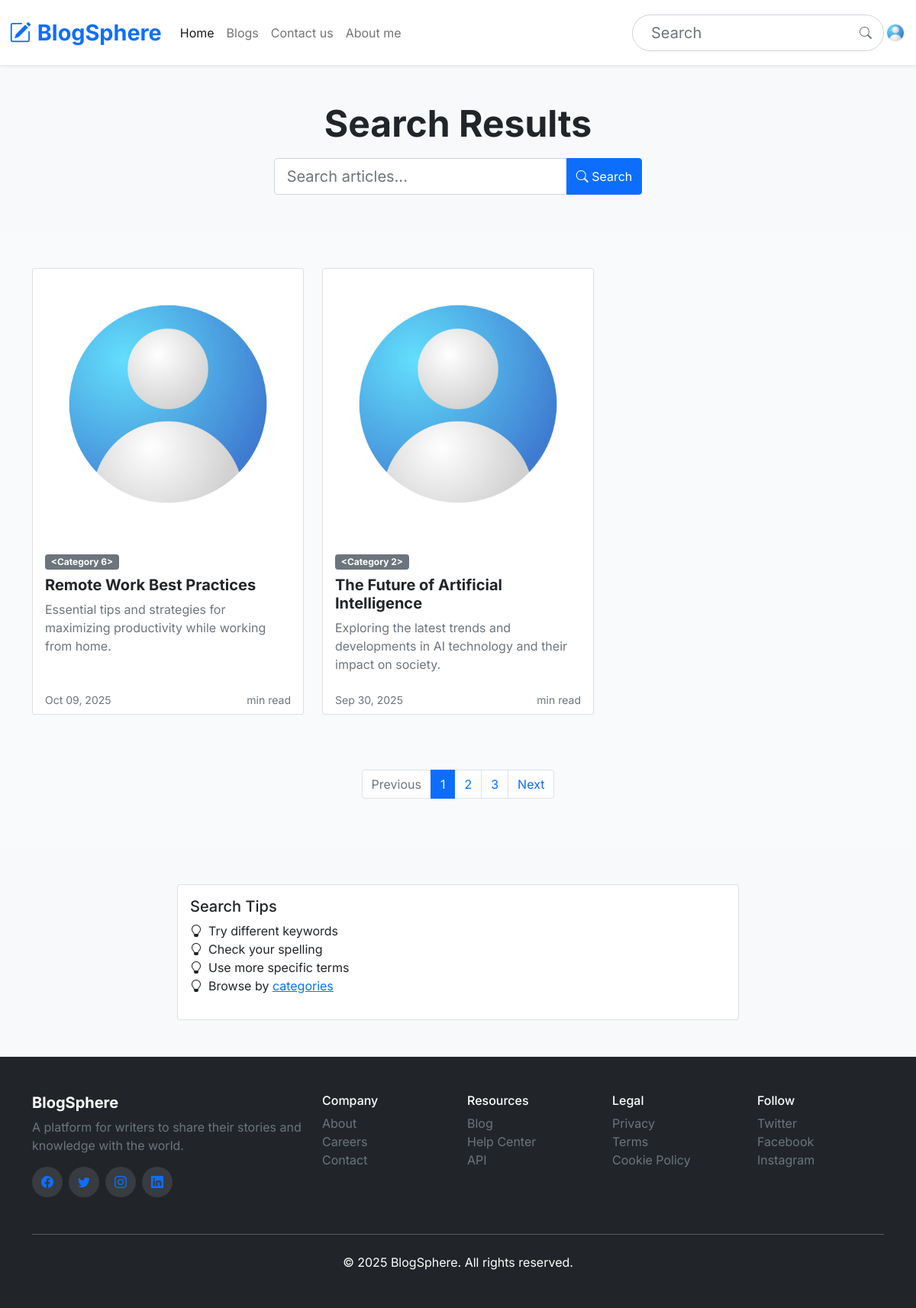
Page /search (signed in) on the committed database.
### app/models/user.py (models this page shows, shortened)
class User(UserMixin, db.Model):
    id = db.Column(db.Integer, primary_key=True)
    email = db.Column(db.String(50), unique=True, nullable=False)
    username = db.Column(db.String(50),unique=True, nullable=False)
    password = db.Column(db.String(255), unique=True, nullable=False)
    created_at = db.Column(db.DateTime, default=datetime.utcnow)
    first_name = db.Column(db.String(50))
    last_name = db.Column(db.String(50))
    avatar = db.Column(db.String(100), default='avatar/default-user.jpg')
    bio = db.Column(db.Text)
    location = db.Column(db.String(100))
    website = db.Column(db.String(200))
    twitter_url = db.Column(db.String(200))
    linkedin_url = db.Column(db.String(200))
    github_url = db.Column(db.String(200))
    instagram_url = db.Column(db.String(200))
    newsletter = db.Column(db.Boolean, default=True)
    public_profile = db.Column(db.Boolean, default=True)
    email_notifications = db.Column(db.Boolean, default=True)
    last_seen = db.Column(db.DateTime, default=datetime.utcnow)
    profile_updated_at = db.Column(db.DateTime, default=datetime.utcnow)
    posts = db.relationship('BlogPost', backref='author', lazy=True)

### app/models/posts.py (models this page shows, shortened)
class BlogPost(db.Model):
    sno = db.Column(db.Integer, primary_key=True)
    excerpt = db.Column(db.String(300), nullable=False)
    slug = db.Column(db.String(255), nullable=False)
    title = db.Column(db.String(120), nullable=False)
    category_id = db.Column(db.Integer, db.ForeignKey('category.id'), nullable=False)
    content = db.Column(db.Text, nullable=False)
    meta_description = db.Column(db.String(160), nullable=False)
    thumbnail = db.Column(db.String(50),nullable=False)
    status = db.Column(db.String(40), nullable=False)
    views = db.Column(db.Integer, default=0)
    comments_count = db.Column(db.Integer, default=0)
    publish_date = db.Column(db.DateTime, nullable=True)
    created_at = db.Column(db.DateTime, nullable=False, default=datetime.utcnow)
    user_id = db.Column(db.Integer, db.ForeignKey('user.id'), nullable=False)
    comments = db.relationship('Comment', backref='post', lazy=True)

### app/routes/main_bp.py (the view)
@main_bp.route('/search')
def search():
    query = request.args.get('q', '').strip()
    page = request.args.get('page', 1, type=int)
    per_page = params["no_of_per_page"]
    results = BlogPost.query.filter_by(status='published').order_by(
        BlogPost.publish_date.desc()
    )
    if query:
        results = results.filter(
            (BlogPost.title.ilike(f'%{query}%')) |
            (BlogPost.content.ilike(f'%{query}%')))
    results = results.paginate(page=page, per_page=per_page, error_out=False)
    return render_template('search.html',
                            params=params,
                             results=results,
                             query=query,
                             search_performed=True)

### app/templates/search.html (shortened to what this page needs)
{% extends 'components/layout.html' %}
{% block body %}
    <section class="search-header py-5 bg-light">
        <div class="container">
            <div class="row justify-content-center">
                <div class="col-lg-8 text-center">
                    <h1 class="display-5 fw-bold mb-3">Search Results</h1>
                    <div class="row justify-content-center">
                        <div class="col-lg-8">
                            <form action="{{ url_for('/.search') }}" method="GET" class="search-form">
                                <div class="input-group">
                                    <input type="text" name="q" class="form-control form-control-lg"
                                           placeholder="Search articles..." value="{{ query }}"
                                           aria-label="Search articles">
                                    <button class="btn btn-primary" type="submit">
                                        <i class="bi bi-search"></i> Search
                                    </button>
                                </div>
                            </form>
                        </div>
                    </div>
                </div>
            </div>
        </div>
    </section>
    <section class="py-5">
        <div class="container">
            {% if not search_performed %}
            <div class="text-center py-5">
                <i class="bi bi-search display-1 text-muted mb-4"></i>
                <h3>Start Searching</h3>
                <p class="text-muted">Enter keywords to find articles, topics, or authors</p>
            </div>
            {% else %}
            <div class="row">
                {% for post in results %}
                <div class="col-md-6 col-lg-4 mb-4">
                    <div class="card blog-card h-100">
                        <img src="{{ post.thumbnail or '/static/images/default-thumbnail.jpg' }}"
                             class="card-img-top" alt="{{ post.title }}">
                        <div class="card-body">
                            <span class="badge bg-secondary mb-2">{{ post.category }}</span>
                            <h5 class="card-title fw-bold">
                                <a href="{{ url_for('/.post', slug=post.slug) }}"
                                   class="text-decoration-none text-dark">
                                    {{ post.title }}
                                </a>
                            </h5>
                            <p class="card-text text-muted">
                                {{ post.excerpt|truncate(100) }}
                            </p>
                            {% set content_snippet = post.content|striptags|truncate(150) %}
                        </div>
                        <div class="card-footer bg-transparent border-0">
                            <div class="d-flex justify-content-between align-items-center">
                                <small class="text-muted">{{ post.publish_date.strftime('%b %d, %Y') }}</small>
                                <small class="text-muted">{{ post.read_time }} min read</small>
                            </div>
                        </div>
                    </div>
                </div>
                {% endfor %}
            </div>
            {% if results.pages > 1 %}
            <nav aria-label="Search results pagination" class="mt-5">
                <ul class="pagination justify-content-center">
                    <li class="page-item {% if not results.has_prev %}disabled{% endif %}">
                        <a class="page-link"
                           href="{{ url_for('/.search', q=query, page=results.prev_num) if results.has_prev else '#' }}">
                            Previous
                        </a>
                    </li>
                    {% for page_num in results.iter_pages(left_edge=2, left_current=2, right_current=2, right_edge=2) %}
                        {% if page_num %}
                            <li class="page-item {% if page_num == results.page %}active{% endif %}">
                                <a class="page-link" href="{{ url_for('/.search', q=query, page=page_num) }}">
                                    {{ page_num }}
                                </a>
                            </li>
                        {% else %}
                            <li class="page-item disabled">
                                <span class="page-link">...</span>
                            </li>
                        {% endif %}
                    {% endfor %}
                    <li class="page-item {% if not results.has_next %}disabled{% endif %}">
                        <a class="page-link"
                           href="{{ url_for('/.search', q=query, page=results.next_num) if results.has_next else '#' }}">
                            Next
                        </a>
                    </li>
                </ul>
            </nav>
            {% endif %}
            {% endif %}
        </div>
    </section>
    {% if search_performed and results.total > 0 %}
    <section class="py-5 bg-light">
        <div class="container">
            <div class="row justify-content-center">
                <div class="col-lg-8">
                    <div class="card">
                        <div class="card-body">
                            <h5 class="card-title">Search Tips</h5>
                            <ul class="list-unstyled">
                                <li><i class="bi bi-lightbulb me-2"></i>Try different keywords</li>
                                <li><i class="bi bi-lightbulb me-2"></i>Check your spelling</li>
                                <li><i class="bi bi-lightbulb me-2"></i>Use more specific terms</li>
                                <li><i class="bi bi-lightbulb me-2"></i>Browse by <a href="{{ url_for('/.blogs') }}">categories</a></li>
                            </ul>
                        </div>
                    </div>
                </div>
            </div>
        </div>
    </section>
    {% endif %}
{% endblock %}

### app/templates/components/navbar.html (shortened to what this page needs)
<nav class="navbar navbar-expand-lg navbar-light bg-white shadow-sm py-3">
  <div class="container-fluid">
    <a class="navbar-brand text-primary" href="/">
       <i class="bi bi-pencil-square me-2"></i>{{ params["blog_web_name"]}}
    </a>
    <div class="collapse navbar-collapse" id="navbarSupportedContent">
      <ul class="navbar-nav me-auto mb-2 mb-lg-0">
        <li class="nav-item">
          <a class="nav-link active" aria-current="page" href="/">Home</a>
        </li>
        <li class="nav-item">
          <a class="nav-link" href="/blogs">Blogs</a>
        </li>
        <li class="nav-item">
          <a class="nav-link" href="/contact">Contact us</a>
        </li>
        <li class="nav-item">
          <a class="nav-link" href="/about">About me</a>
        </li>
      </ul>
      <div class="d-flex justify-content-between align-items-center">
      <form method="GET" action="{{ url_for('/.search')}}" class="search-form">
        <input class="form-control form-control-lg rounded-pill ps-4" type="search" placeholder="Search" name="q" aria-label="Search">
        <button type="submit" class="search-btn">
            <i class="bi bi-search text-muted"></i>
        </button>
      </form>
        {% if current_user.is_authenticated %}
                <a class="my-2 my-sm-0" href="{{ url_for('user.admin') }}"><img src="{{ url_for('static', filename=current_user.avatar) }}" alt="Author Photo" class="img-fluid rounded-circle" loading="lazy" style="width: 30px; height: 30px;"></a>
            {% else %}
                <div>
                    <a class="btn btn-outline-primary me-2" href="{{ url_for('auth.login') }}">Login</a>
                    <a class="btn btn-primary" href="{{ url_for('auth.register') }}">Register</a>
                </div>
            {% endif %}
        </div>
    </div>
   </div>
 </nav>

### rows in the picture
User: avatar (placeholder picture)
BlogPost: thumbnail (placeholder picture), category "<Category 6>", title "Remote Work Best Practices", excerpt "Essential tips and strategies for maximizing productivity while working from home.", publish_date "Oct 09, 2025"
BlogPost: thumbnail (placeholder picture), category "<Category 2>", title "The Future of Artificial Intelligence", excerpt "Exploring the latest trends and developments in AI technology and their impact on society.", publish_date "Sep 30, 2025"

### other values in the picture
{{ params["blog_web_name"] }} "BlogSphere"
{{ page_num }} "1" "2" "3"
